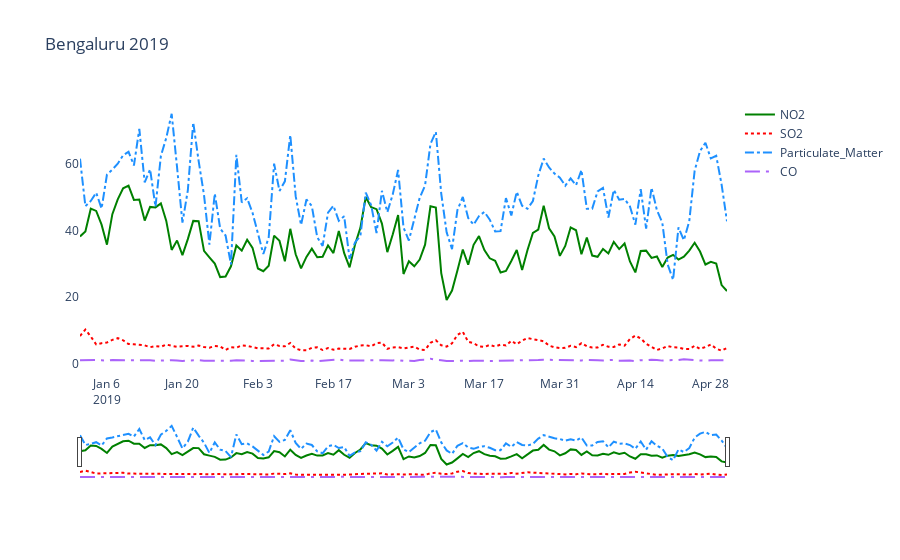
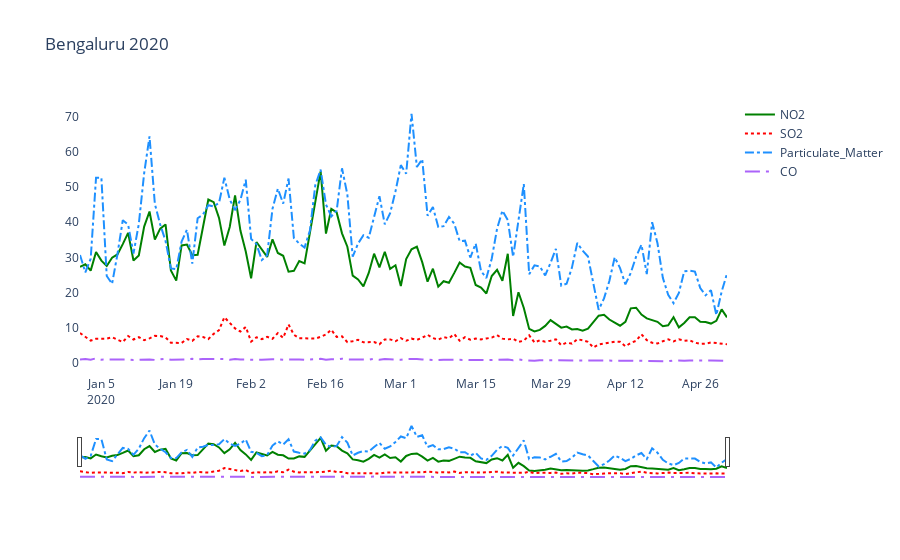

Source (notebook cell) for these figures, in order:
### Code cell
pollution_comparison('Bengaluru')
